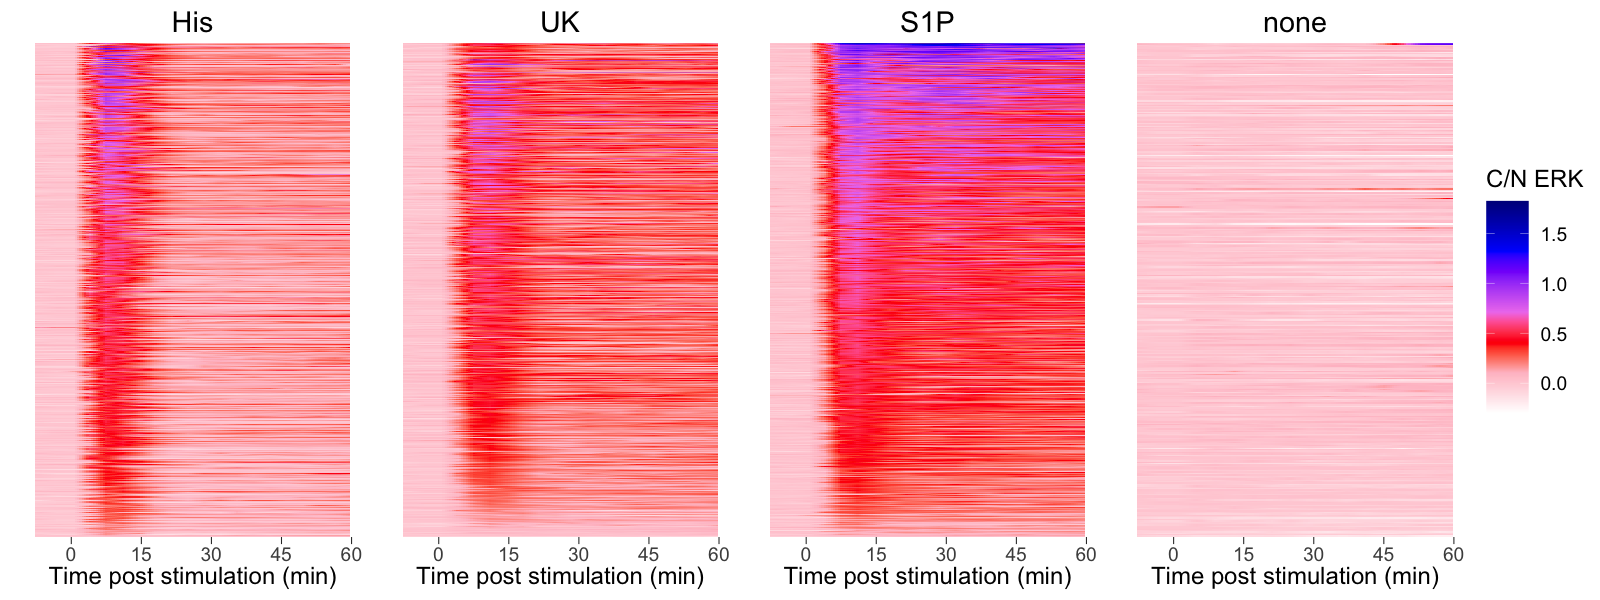

The script that saved this image:
library(tidyverse)
library(scales)
library(patchwork)
library(data.table)

heatmap_plot <- function(df, x_var, y_var, group_var, Compound) {
  
  x_var <- enquo(x_var)
  y_var <- enquo(y_var)
  group_var <- enquo(group_var)
  
  plot <- ggplot(df, aes(!!x_var,!!y_var,fill=!!group_var)) + geom_tile() +
  xlab("Time post stimulation (min)") + 
    ylab("") + 
    scale_x_continuous(breaks=seq(0,60, by=15), labels=seq(0,60, by=15), limits=c(-8,60))  +
    scale_fill_gradientn(colours=c("white", "pink", "red", "violet", "blue", "blue4"), values = rescale(c(-0.3, 0.1, 0.4, 0.7, 1.3, 1.8)), na.value="white", guide="colorbar", limits = range(-0.3,1.82)) +  
    labs(fill = "C/N ERK") + labs(title=Compound) +
    theme(text = element_text(size=24),
          plot.title = element_text(hjust = 0.5),
          axis.text.y=element_blank(),
          axis.title.y=element_blank(),
          legend.key.size = unit(1.5, "cm"),
          axis.ticks.length=unit(0.25, "cm"),
          panel.background = element_blank(),
          axis.ticks.y = element_blank())
  
  return(plot)
}



### Define path and process files ----
dir <- "Data/"


## Experiments or unstimulated control
filelist <- list.files(path=dir, pattern = "DMSO.csv", recursive = FALSE)
# files <- c(files,"no_ligand_interpolated.csv")

df_input_list <- map(paste0(dir,filelist), fread)
names(df_input_list) <- gsub(filelist, pattern="\\..*", replacement="")
df_all <- bind_rows(df_input_list, .id = "id")

#Subtraction to set the baseline activity to zero
df_sub <- df_all %>% group_by(Unique_Object,Ligand,Condition) %>% arrange(Time_in_min) %>% mutate(Aktn=CN_AktRB-mean(CN_AktRB[5:6]), ERKn=CN_ERK-mean(CN_ERK[5:6])) %>% ungroup()


df_sub <- df_sub %>% dplyr::select(id, Time_in_min, Inhibitor, Ligand, Condition, Unique_Object, Aktn, ERKn) 

#Sort the data of single cell traces, based on the maximal value
df_sub$Unique_Object <- reorder(df_sub$Unique_Object, df_sub$ERKn, max, na.rm = TRUE)

#Set the time: define t=0 as the timepoint of addition
df_sub$Time_in_min <- df_sub$Time_in_min-23

################## UK ################

Compound <- "UK"

#Filter UK data, maximal concentration
df_new <- df_sub %>% filter(Ligand==Compound)
df_new <- df_new %>% filter(Condition==max(df_new$Condition))

#Save the data as PNG
p2 <- heatmap_plot(df_new, Time_in_min, Unique_Object, ERKn, Compound)


################## His ################

Compound <- "His"

#Filter UK data, maximal concentration
df_new <- df_sub %>% filter(Ligand==Compound) 
df_new <- df_new %>% filter(Condition==max(df_new$Condition))

#Save the data as PNG
p1 <- heatmap_plot(df_new, Time_in_min, Unique_Object, ERKn, Compound)

################## S1P ################

Compound <- "S1P"

#Filter UK data, maximal concentration
df_new <- df_sub %>% filter(Ligand==Compound)
df_new <- df_new %>% filter(Condition==max(df_new$Condition))

#Save the data as PNG
p3 <- heatmap_plot(df_new, Time_in_min, Unique_Object, ERKn, Compound)

################## none ################

Compound <- "none"

#Filter UK data, maximal concentration
df_new <- df_sub %>% filter(Ligand==Compound)
df_new <- df_new %>% filter(Condition==max(df_new$Condition))

#Save the data as PNG
p4 <- heatmap_plot(df_new, Time_in_min, Unique_Object, ERKn, Compound)

###### Save ######

png(file=paste0("Figure_2.png"), width = 1600, height = 600, units = "px")
  (p1|p2|p3|p4)+plot_layout(guides = 'collect')
dev.off()
